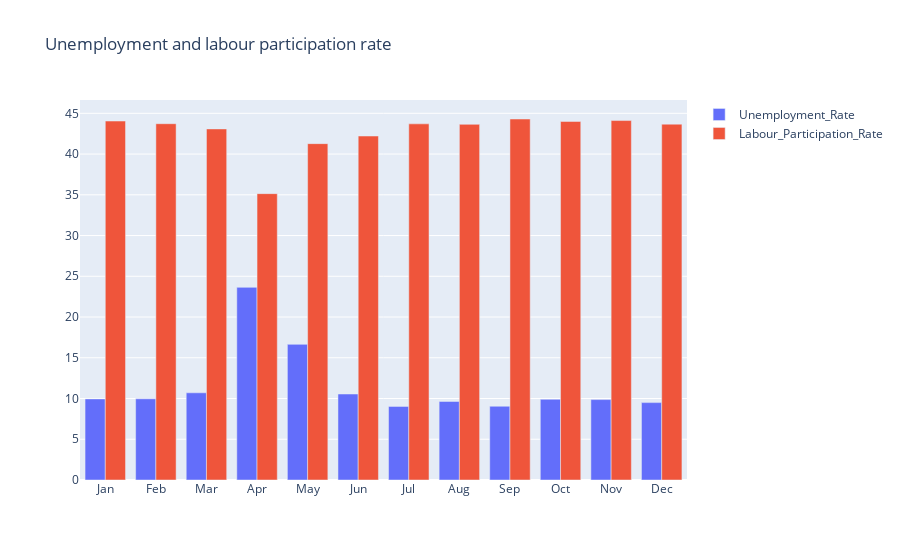

Notebook cell for this chart:
### Code cell
#visualize labor participation rate and unemployment rate in eache month
df_EEE=df.groupby(['month'])[['Estimated Unemployment Rate','Estimated Employed','Estimated Labour Participation Rate']].mean()
df_EEE=pd.DataFrame(df_EEE).reset_index()
month=df_EEE.month
unemployment_rate=df_EEE['Estimated Unemployment Rate']
labour_participation_rate=df_EEE['Estimated Labour Participation Rate']

fig=go.Figure()

fig.add_trace(go.Bar(x=month,y=unemployment_rate,name='Unemployment_Rate'))
fig.add_trace(go.Bar(x=month,y=labour_participation_rate,name='Labour_Participation_Rate'))

fig.update_layout(title='Unemployment and labour participation rate',xaxis={'categoryorder':'array','categoryarray':['Jan','Feb','Mar','Apr','May','Jun','Jul','Aug','Sep','Oct','Nov','Dec']})
fig.show()

### Figure 1 — Plotly figure (JSON) as saved in the notebook; plotly's stock layout.template omitted (floating-point values rounded to 4 significant figures)
{"data": [{"name": "Unemployment_Rate", "type": "bar", "x": ["Apr", "Aug", "Dec", "Feb", "Jan", "Jul", "Jun", "Mar", "May", "Nov", "Oct", "Sep"], "y": [23.64, 9.638, 9.497, 9.965, 9.951, 9.034, 10.55, 10.7, 16.65, 9.868, 9.901, 9.052]}, {"name": "Labour_Participation_Rate", "type": "bar", "x": ["Apr", "Aug", "Dec", "Feb", "Jan", "Jul", "Jun", "Mar", "May", "Nov", "Oct", "Sep"], "y": [35.14, 43.65, 43.67, 43.72, 44.05, 43.71, 42.21, 43.08, 41.28, 44.11, 44.0, 44.3]}], "layout": {"title": {"text": "Unemployment and labour participation rate"}, "xaxis": {"categoryarray": ["Jan", "Feb", "Mar", "Apr", "May", "Jun", "Jul", "Aug", "Sep", "Oct", "Nov", "Dec"], "categoryorder": "array"}}}
